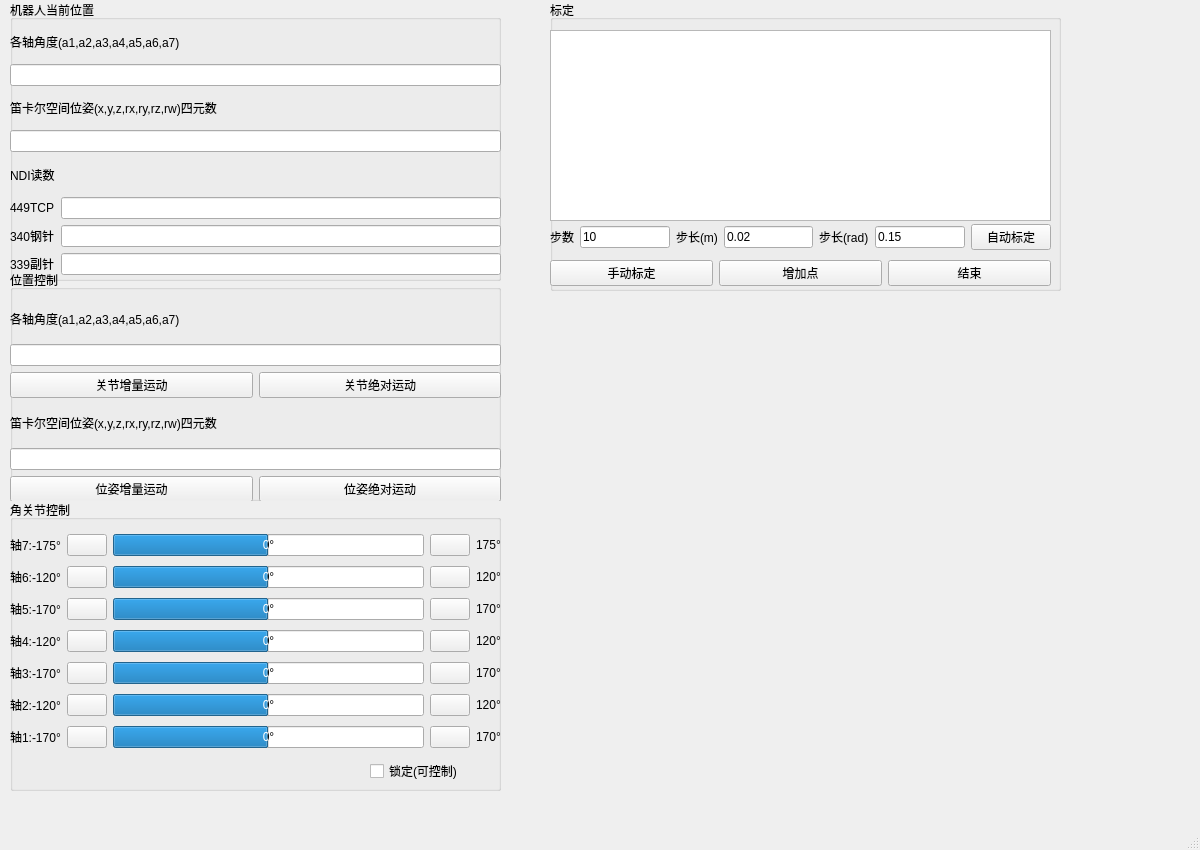
<?xml version="1.0" encoding="UTF-8"?>
<ui version="4.0">
 <class>MainWindow</class>
 <widget class="QMainWindow" name="MainWindow">
  <property name="geometry">
   <rect>
    <x>0</x>
    <y>0</y>
    <width>1200</width>
    <height>850</height>
   </rect>
  </property>
  <property name="windowTitle">
   <string>iiwa toolbox</string>
  </property>
  <widget class="QWidget" name="centralwidget">
   <widget class="QGroupBox" name="groupBox">
    <property name="geometry">
     <rect>
      <x>10</x>
      <y>500</y>
      <width>491</width>
      <height>291</height>
     </rect>
    </property>
    <property name="font">
     <font>
      <weight>50</weight>
      <bold>false</bold>
      <kerning>true</kerning>
     </font>
    </property>
    <property name="title">
     <string>角关节控制</string>
    </property>
    <widget class="QWidget" name="verticalLayoutWidget">
     <property name="geometry">
      <rect>
       <x>0</x>
       <y>30</y>
       <width>491</width>
       <height>227</height>
      </rect>
     </property>
     <layout class="QGridLayout" name="gridLayout">
      <item row="4" column="3">
       <widget class="QProgressBar" name="progressBar_6">
        <property name="minimum">
         <number>-170</number>
        </property>
        <property name="maximum">
         <number>170</number>
        </property>
        <property name="value">
         <number>0</number>
        </property>
        <property name="orientation">
         <enum>Qt::Horizontal</enum>
        </property>
        <property name="invertedAppearance">
         <bool>false</bool>
        </property>
        <property name="textDirection">
         <enum>QProgressBar::TopToBottom</enum>
        </property>
        <property name="format">
         <string>%v°</string>
        </property>
       </widget>
      </item>
      <item row="1" column="3">
       <widget class="QProgressBar" name="progressBar_2">
        <property name="minimum">
         <number>-120</number>
        </property>
        <property name="maximum">
         <number>120</number>
        </property>
        <property name="value">
         <number>0</number>
        </property>
        <property name="orientation">
         <enum>Qt::Horizontal</enum>
        </property>
        <property name="invertedAppearance">
         <bool>false</bool>
        </property>
        <property name="textDirection">
         <enum>QProgressBar::TopToBottom</enum>
        </property>
        <property name="format">
         <string>%v°</string>
        </property>
       </widget>
      </item>
      <item row="6" column="3">
       <widget class="QProgressBar" name="progressBar_7">
        <property name="minimum">
         <number>-170</number>
        </property>
        <property name="maximum">
         <number>170</number>
        </property>
        <property name="value">
         <number>0</number>
        </property>
        <property name="orientation">
         <enum>Qt::Horizontal</enum>
        </property>
        <property name="invertedAppearance">
         <bool>false</bool>
        </property>
        <property name="textDirection">
         <enum>QProgressBar::TopToBottom</enum>
        </property>
        <property name="format">
         <string>%v°</string>
        </property>
       </widget>
      </item>
      <item row="5" column="3">
       <widget class="QProgressBar" name="progressBar_4">
        <property name="minimum">
         <number>-120</number>
        </property>
        <property name="maximum">
         <number>120</number>
        </property>
        <property name="value">
         <number>0</number>
        </property>
        <property name="orientation">
         <enum>Qt::Horizontal</enum>
        </property>
        <property name="invertedAppearance">
         <bool>false</bool>
        </property>
        <property name="textDirection">
         <enum>QProgressBar::TopToBottom</enum>
        </property>
        <property name="format">
         <string>%v°</string>
        </property>
       </widget>
      </item>
      <item row="0" column="5">
       <widget class="QLabel" name="label">
        <property name="text">
         <string>175°</string>
        </property>
       </widget>
      </item>
      <item row="0" column="1">
       <widget class="QLabel" name="label_2">
        <property name="text">
         <string>轴7:-175°</string>
        </property>
       </widget>
      </item>
      <item row="1" column="1">
       <widget class="QLabel" name="label_3">
        <property name="text">
         <string>轴6:-120°</string>
        </property>
       </widget>
      </item>
      <item row="2" column="1">
       <widget class="QLabel" name="label_4">
        <property name="text">
         <string>轴5:-170°</string>
        </property>
       </widget>
      </item>
      <item row="3" column="1">
       <widget class="QLabel" name="label_5">
        <property name="text">
         <string>轴4:-120°</string>
        </property>
       </widget>
      </item>
      <item row="4" column="1">
       <widget class="QLabel" name="label_6">
        <property name="text">
         <string>轴3:-170°</string>
        </property>
       </widget>
      </item>
      <item row="5" column="1">
       <widget class="QLabel" name="label_7">
        <property name="text">
         <string>轴2:-120°</string>
        </property>
       </widget>
      </item>
      <item row="6" column="1">
       <widget class="QLabel" name="label_8">
        <property name="text">
         <string>轴1:-170°</string>
        </property>
       </widget>
      </item>
      <item row="1" column="5">
       <widget class="QLabel" name="label_9">
        <property name="text">
         <string>120°</string>
        </property>
       </widget>
      </item>
      <item row="2" column="5">
       <widget class="QLabel" name="label_10">
        <property name="text">
         <string>170°</string>
        </property>
       </widget>
      </item>
      <item row="3" column="5">
       <widget class="QLabel" name="label_11">
        <property name="text">
         <string>120°</string>
        </property>
       </widget>
      </item>
      <item row="4" column="5">
       <widget class="QLabel" name="label_12">
        <property name="text">
         <string>170°</string>
        </property>
       </widget>
      </item>
      <item row="5" column="5">
       <widget class="QLabel" name="label_13">
        <property name="text">
         <string>120°</string>
        </property>
       </widget>
      </item>
      <item row="6" column="5">
       <widget class="QLabel" name="label_14">
        <property name="text">
         <string>170°</string>
        </property>
       </widget>
      </item>
      <item row="6" column="2">
       <widget class="QPushButton" name="joint_left_button_1">
        <property name="styleSheet">
         <string notr="true">border-image: url(:/img/img/Arrow_left_normal.png);</string>
        </property>
        <property name="text">
         <string/>
        </property>
       </widget>
      </item>
      <item row="3" column="2">
       <widget class="QPushButton" name="joint_left_button_4">
        <property name="styleSheet">
         <string notr="true">border-image: url(:/img/img/Arrow_left_normal.png);</string>
        </property>
        <property name="text">
         <string/>
        </property>
       </widget>
      </item>
      <item row="3" column="3">
       <widget class="QProgressBar" name="progressBar_3">
        <property name="minimum">
         <number>-120</number>
        </property>
        <property name="maximum">
         <number>120</number>
        </property>
        <property name="value">
         <number>0</number>
        </property>
        <property name="orientation">
         <enum>Qt::Horizontal</enum>
        </property>
        <property name="invertedAppearance">
         <bool>false</bool>
        </property>
        <property name="textDirection">
         <enum>QProgressBar::TopToBottom</enum>
        </property>
        <property name="format">
         <string>%v°</string>
        </property>
       </widget>
      </item>
      <item row="0" column="3">
       <widget class="QProgressBar" name="progressBar">
        <property name="minimum">
         <number>-175</number>
        </property>
        <property name="maximum">
         <number>175</number>
        </property>
        <property name="value">
         <number>0</number>
        </property>
        <property name="orientation">
         <enum>Qt::Horizontal</enum>
        </property>
        <property name="invertedAppearance">
         <bool>false</bool>
        </property>
        <property name="textDirection">
         <enum>QProgressBar::TopToBottom</enum>
        </property>
        <property name="format">
         <string>%v°</string>
        </property>
       </widget>
      </item>
      <item row="1" column="2">
       <widget class="QPushButton" name="joint_left_button_6">
        <property name="styleSheet">
         <string notr="true">border-image: url(:/img/img/Arrow_left_normal.png);</string>
        </property>
        <property name="text">
         <string/>
        </property>
       </widget>
      </item>
      <item row="2" column="3">
       <widget class="QProgressBar" name="progressBar_5">
        <property name="minimum">
         <number>-170</number>
        </property>
        <property name="maximum">
         <number>170</number>
        </property>
        <property name="value">
         <number>0</number>
        </property>
        <property name="orientation">
         <enum>Qt::Horizontal</enum>
        </property>
        <property name="invertedAppearance">
         <bool>false</bool>
        </property>
        <property name="textDirection">
         <enum>QProgressBar::TopToBottom</enum>
        </property>
        <property name="format">
         <string>%v°</string>
        </property>
       </widget>
      </item>
      <item row="2" column="2">
       <widget class="QPushButton" name="joint_left_button_5">
        <property name="styleSheet">
         <string notr="true">border-image: url(:/img/img/Arrow_left_normal.png);</string>
        </property>
        <property name="text">
         <string/>
        </property>
       </widget>
      </item>
      <item row="0" column="2">
       <widget class="QPushButton" name="joint_left_button_7">
        <property name="styleSheet">
         <string notr="true">border-image: url(:/img/img/Arrow_left_normal.png);</string>
        </property>
        <property name="text">
         <string/>
        </property>
       </widget>
      </item>
      <item row="5" column="2">
       <widget class="QPushButton" name="joint_left_button_2">
        <property name="styleSheet">
         <string notr="true">border-image: url(:/img/img/Arrow_left_normal.png);</string>
        </property>
        <property name="text">
         <string/>
        </property>
       </widget>
      </item>
      <item row="4" column="2">
       <widget class="QPushButton" name="joint_left_button_3">
        <property name="styleSheet">
         <string notr="true">border-image: url(:/img/img/Arrow_left_normal.png);</string>
        </property>
        <property name="text">
         <string/>
        </property>
       </widget>
      </item>
      <item row="6" column="4">
       <widget class="QPushButton" name="joint_right_button_1">
        <property name="styleSheet">
         <string notr="true">border-image: url(:/img/img/Arrow_right_normal.png);</string>
        </property>
        <property name="text">
         <string/>
        </property>
       </widget>
      </item>
      <item row="5" column="4">
       <widget class="QPushButton" name="joint_right_button_2">
        <property name="styleSheet">
         <string notr="true">border-image: url(:/img/img/Arrow_right_normal.png);</string>
        </property>
        <property name="text">
         <string/>
        </property>
       </widget>
      </item>
      <item row="4" column="4">
       <widget class="QPushButton" name="joint_right_button_3">
        <property name="styleSheet">
         <string notr="true">border-image: url(:/img/img/Arrow_right_normal.png);</string>
        </property>
        <property name="text">
         <string/>
        </property>
       </widget>
      </item>
      <item row="3" column="4">
       <widget class="QPushButton" name="joint_right_button_4">
        <property name="styleSheet">
         <string notr="true">border-image: url(:/img/img/Arrow_right_normal.png);</string>
        </property>
        <property name="text">
         <string/>
        </property>
       </widget>
      </item>
      <item row="2" column="4">
       <widget class="QPushButton" name="joint_right_button_5">
        <property name="styleSheet">
         <string notr="true">border-image: url(:/img/img/Arrow_right_normal.png);</string>
        </property>
        <property name="text">
         <string/>
        </property>
       </widget>
      </item>
      <item row="1" column="4">
       <widget class="QPushButton" name="joint_right_button_6">
        <property name="styleSheet">
         <string notr="true">border-image: url(:/img/img/Arrow_right_normal.png);</string>
        </property>
        <property name="text">
         <string/>
        </property>
       </widget>
      </item>
      <item row="0" column="4">
       <widget class="QPushButton" name="joint_right_button_7">
        <property name="styleSheet">
         <string notr="true">border-image: url(:/img/img/Arrow_right_normal.png);</string>
        </property>
        <property name="text">
         <string/>
        </property>
       </widget>
      </item>
     </layout>
    </widget>
    <widget class="QCheckBox" name="checkBox">
     <property name="geometry">
      <rect>
       <x>360</x>
       <y>260</y>
       <width>111</width>
       <height>22</height>
      </rect>
     </property>
     <property name="text">
      <string>锁定(可控制)</string>
     </property>
    </widget>
   </widget>
   <widget class="QGroupBox" name="groupBox_2">
    <property name="geometry">
     <rect>
      <x>10</x>
      <y>0</y>
      <width>491</width>
      <height>281</height>
     </rect>
    </property>
    <property name="title">
     <string>机器人当前位置</string>
    </property>
    <widget class="QWidget" name="gridLayoutWidget">
     <property name="geometry">
      <rect>
       <x>0</x>
       <y>25</y>
       <width>491</width>
       <height>250</height>
      </rect>
     </property>
     <layout class="QGridLayout" name="gridLayout_2">
      <item row="4" column="1">
       <widget class="QLabel" name="label_19">
        <property name="text">
         <string>NDI读数</string>
        </property>
       </widget>
      </item>
      <item row="2" column="1">
       <widget class="QLabel" name="label_16">
        <property name="text">
         <string>笛卡尔空间位姿(x,y,z,rx,ry,rz,rw)四元数</string>
        </property>
       </widget>
      </item>
      <item row="1" column="1">
       <widget class="QLineEdit" name="lineEdit_3"/>
      </item>
      <item row="3" column="1">
       <widget class="QLineEdit" name="lineEdit_4"/>
      </item>
      <item row="0" column="1">
       <widget class="QLabel" name="label_15">
        <property name="text">
         <string>各轴角度(a1,a2,a3,a4,a5,a6,a7)</string>
        </property>
       </widget>
      </item>
      <item row="5" column="1">
       <layout class="QFormLayout" name="formLayout">
        <item row="0" column="0">
         <widget class="QLabel" name="label_20">
          <property name="text">
           <string>449TCP</string>
          </property>
         </widget>
        </item>
        <item row="1" column="0">
         <widget class="QLabel" name="label_21">
          <property name="text">
           <string>340钢针</string>
          </property>
         </widget>
        </item>
        <item row="2" column="0">
         <widget class="QLabel" name="label_22">
          <property name="text">
           <string>339副针</string>
          </property>
         </widget>
        </item>
        <item row="0" column="1">
         <widget class="QLineEdit" name="lineEdit_5">
          <property name="text">
           <string/>
          </property>
         </widget>
        </item>
        <item row="1" column="1">
         <widget class="QLineEdit" name="lineEdit_6"/>
        </item>
        <item row="2" column="1">
         <widget class="QLineEdit" name="lineEdit_7"/>
        </item>
       </layout>
      </item>
     </layout>
    </widget>
   </widget>
   <widget class="QGroupBox" name="groupBox_3">
    <property name="geometry">
     <rect>
      <x>10</x>
      <y>270</y>
      <width>491</width>
      <height>231</height>
     </rect>
    </property>
    <property name="title">
     <string>位置控制</string>
    </property>
    <widget class="QWidget" name="gridLayoutWidget_2">
     <property name="geometry">
      <rect>
       <x>0</x>
       <y>30</y>
       <width>491</width>
       <height>202</height>
      </rect>
     </property>
     <layout class="QGridLayout" name="gridLayout_4">
      <item row="4" column="1">
       <widget class="QLineEdit" name="lineEdit_2"/>
      </item>
      <item row="1" column="1">
       <widget class="QLineEdit" name="lineEdit"/>
      </item>
      <item row="2" column="1">
       <layout class="QHBoxLayout" name="horizontalLayout">
        <item>
         <widget class="QPushButton" name="joint_add_button">
          <property name="text">
           <string>关节增量运动</string>
          </property>
         </widget>
        </item>
        <item>
         <widget class="QPushButton" name="joint_absolute_button">
          <property name="text">
           <string>关节绝对运动</string>
          </property>
         </widget>
        </item>
       </layout>
      </item>
      <item row="3" column="1">
       <widget class="QLabel" name="label_18">
        <property name="text">
         <string>笛卡尔空间位姿(x,y,z,rx,ry,rz,rw)四元数</string>
        </property>
       </widget>
      </item>
      <item row="0" column="1">
       <widget class="QLabel" name="label_17">
        <property name="text">
         <string>各轴角度(a1,a2,a3,a4,a5,a6,a7)</string>
        </property>
       </widget>
      </item>
      <item row="5" column="1">
       <layout class="QHBoxLayout" name="horizontalLayout_2">
        <item>
         <widget class="QPushButton" name="pose_add_button">
          <property name="text">
           <string>位姿增量运动</string>
          </property>
         </widget>
        </item>
        <item>
         <widget class="QPushButton" name="pose_absolute_button">
          <property name="text">
           <string>位姿绝对运动</string>
          </property>
         </widget>
        </item>
       </layout>
      </item>
     </layout>
    </widget>
   </widget>
   <widget class="QGroupBox" name="groupBox_4">
    <property name="geometry">
     <rect>
      <x>550</x>
      <y>0</y>
      <width>511</width>
      <height>291</height>
     </rect>
    </property>
    <property name="title">
     <string>标定</string>
    </property>
    <widget class="QTextEdit" name="textEdit">
     <property name="geometry">
      <rect>
       <x>0</x>
       <y>30</y>
       <width>501</width>
       <height>191</height>
      </rect>
     </property>
     <property name="html">
      <string>&lt;!DOCTYPE HTML PUBLIC &quot;-//W3C//DTD HTML 4.0//EN&quot; &quot;http://www.w3.org/TR/REC-html40/strict.dtd&quot;&gt;
&lt;html&gt;&lt;head&gt;&lt;meta name=&quot;qrichtext&quot; content=&quot;1&quot; /&gt;&lt;style type=&quot;text/css&quot;&gt;
p, li { white-space: pre-wrap; }
&lt;/style&gt;&lt;/head&gt;&lt;body style=&quot; font-family:'Ubuntu'; font-size:11pt; font-weight:400; font-style:normal;&quot;&gt;
&lt;p style=&quot;-qt-paragraph-type:empty; margin-top:0px; margin-bottom:0px; margin-left:0px; margin-right:0px; -qt-block-indent:0; text-indent:0px;&quot;&gt;&lt;br /&gt;&lt;/p&gt;&lt;/body&gt;&lt;/html&gt;</string>
     </property>
    </widget>
    <widget class="QWidget" name="verticalLayoutWidget_2">
     <property name="geometry">
      <rect>
       <x>0</x>
       <y>220</y>
       <width>501</width>
       <height>71</height>
      </rect>
     </property>
     <layout class="QVBoxLayout" name="verticalLayout">
      <item>
       <layout class="QHBoxLayout" name="horizontalLayout_4">
        <item>
         <widget class="QLabel" name="label_23">
          <property name="text">
           <string>步数</string>
          </property>
         </widget>
        </item>
        <item>
         <widget class="QLineEdit" name="lineEdit_8">
          <property name="text">
           <string>10</string>
          </property>
         </widget>
        </item>
        <item>
         <widget class="QLabel" name="label_24">
          <property name="text">
           <string>步长(m)</string>
          </property>
         </widget>
        </item>
        <item>
         <widget class="QLineEdit" name="lineEdit_9">
          <property name="text">
           <string>0.02</string>
          </property>
         </widget>
        </item>
        <item>
         <widget class="QLabel" name="label_25">
          <property name="text">
           <string>步长(rad)</string>
          </property>
         </widget>
        </item>
        <item>
         <widget class="QLineEdit" name="lineEdit_10">
          <property name="text">
           <string>0.15</string>
          </property>
         </widget>
        </item>
        <item>
         <widget class="QPushButton" name="auto_calibrate_button">
          <property name="text">
           <string>自动标定</string>
          </property>
         </widget>
        </item>
       </layout>
      </item>
      <item>
       <layout class="QHBoxLayout" name="horizontalLayout_5">
        <item>
         <widget class="QPushButton" name="manual_calibrate_button">
          <property name="text">
           <string>手动标定</string>
          </property>
         </widget>
        </item>
        <item>
         <widget class="QPushButton" name="pushButton">
          <property name="text">
           <string>增加点</string>
          </property>
         </widget>
        </item>
        <item>
         <widget class="QPushButton" name="pushButton_2">
          <property name="text">
           <string>结束</string>
          </property>
         </widget>
        </item>
       </layout>
      </item>
     </layout>
    </widget>
   </widget>
  </widget>
  <widget class="QMenuBar" name="menubar">
   <property name="geometry">
    <rect>
     <x>0</x>
     <y>0</y>
     <width>1200</width>
     <height>31</height>
    </rect>
   </property>
  </widget>
  <widget class="QStatusBar" name="statusbar"/>
 </widget>
 <tabstops>
  <tabstop>lineEdit_3</tabstop>
  <tabstop>lineEdit_4</tabstop>
  <tabstop>lineEdit_5</tabstop>
  <tabstop>lineEdit_6</tabstop>
  <tabstop>lineEdit_7</tabstop>
  <tabstop>lineEdit</tabstop>
  <tabstop>joint_add_button</tabstop>
  <tabstop>joint_absolute_button</tabstop>
  <tabstop>lineEdit_2</tabstop>
  <tabstop>pose_add_button</tabstop>
  <tabstop>pose_absolute_button</tabstop>
 </tabstops>
 <resources>
  <include location="../src/img_rcc.qrc"/>
 </resources>
 <connections/>
</ui>
